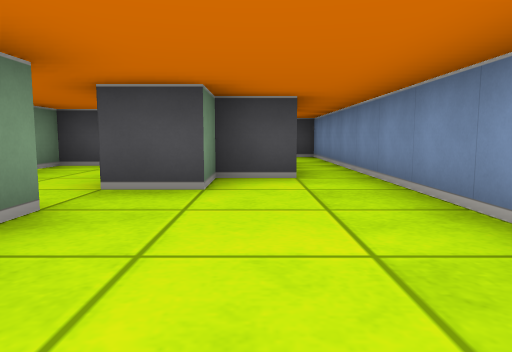
View 1 (above)

17 first-person views from a walk through a cub3D ray-caster map. The camera is about half as high as the walls, tilts 6° down and sees 70° across. The floor is counted in squares. Each view is taken from the middle of a square. On the plan, view 1 faces up. The plan holds only what a view shows up to about 9 squares ahead; the rest is blank.

View 2
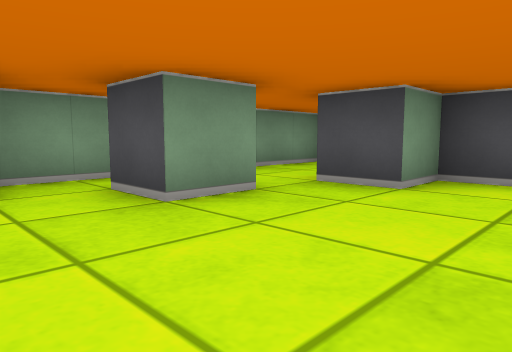

View 3
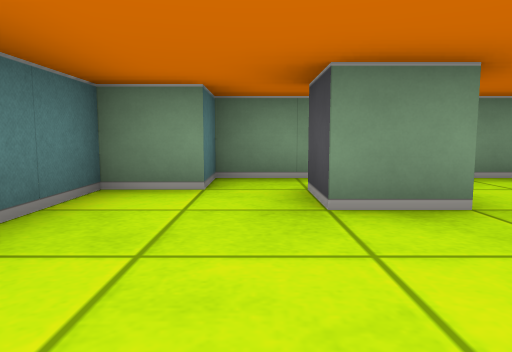

View 4
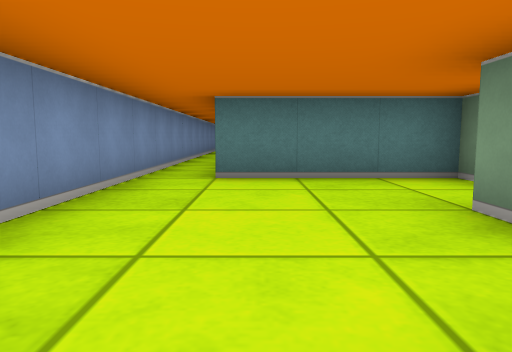

View 5
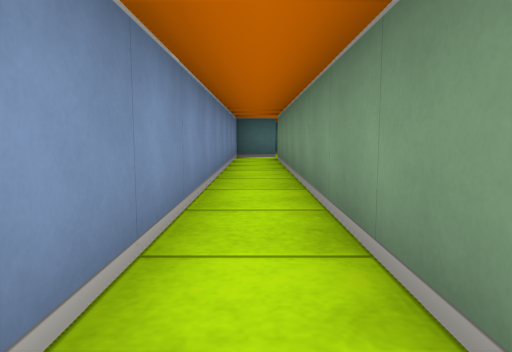

View 6
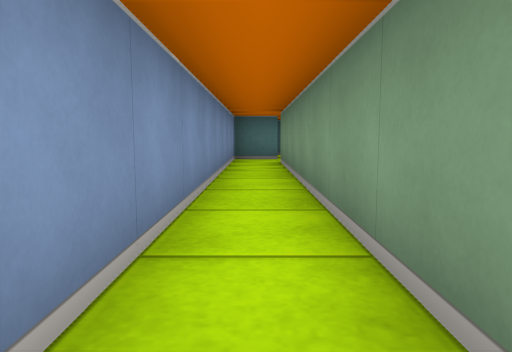

View 7
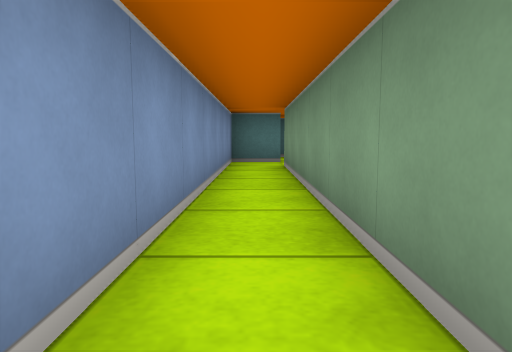

View 8
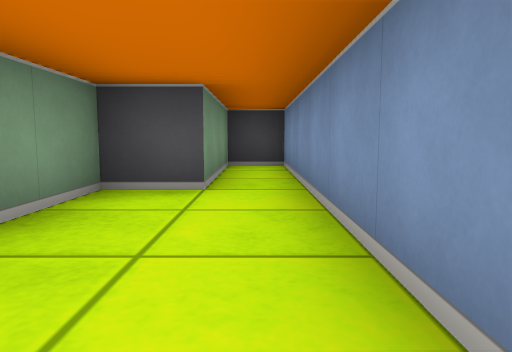

View 9
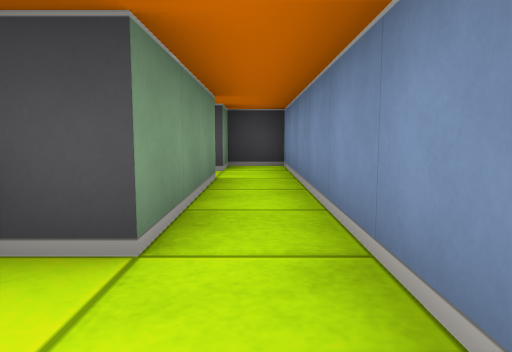

View 10
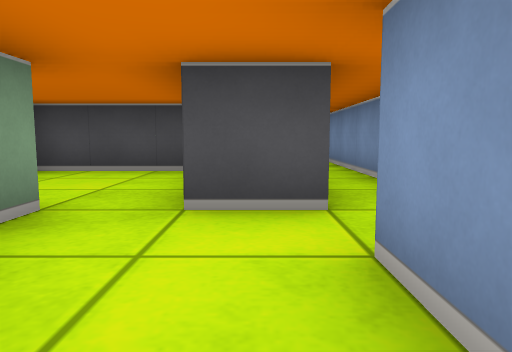

View 11
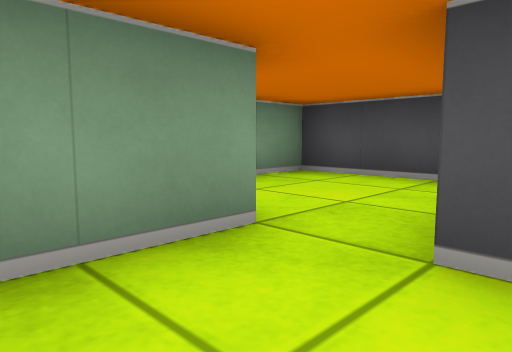

View 12
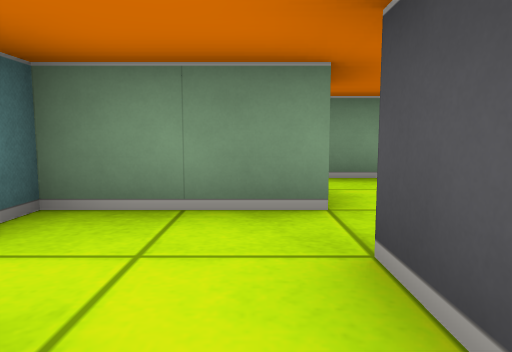

View 13
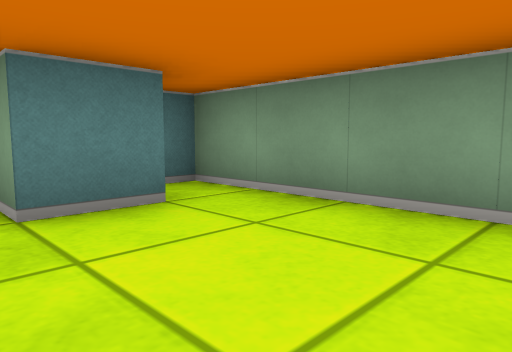

View 14
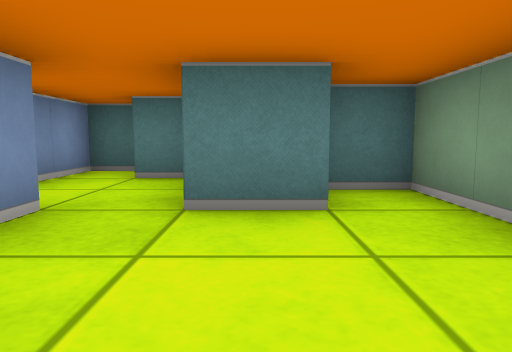

View 15
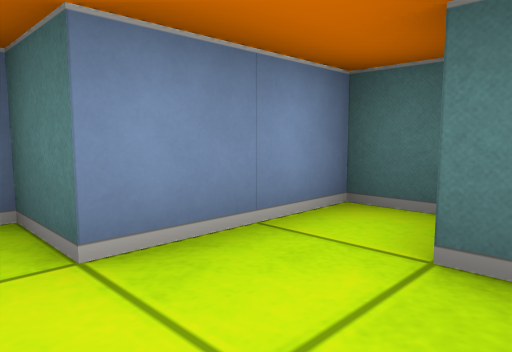

View 16
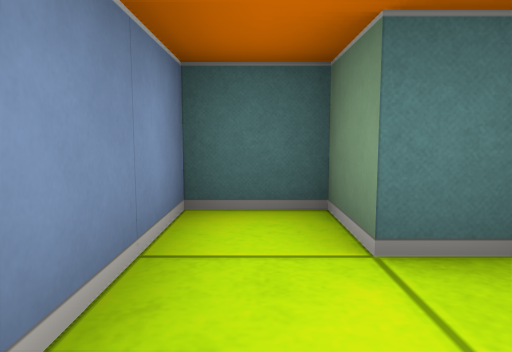

View 17
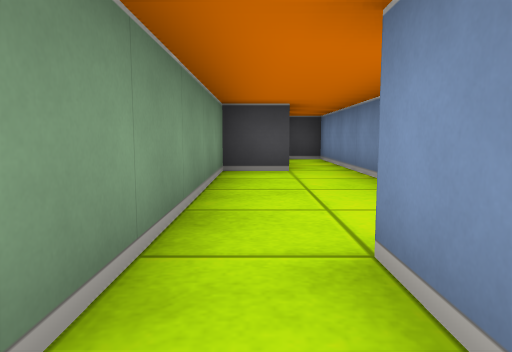

### Floor plan
Ten units are one square. View 1 is at (0, 0); x grows to the right and y downward. Boxes are objects, and circles mark ways between rooms. Rooms are numbered by the first view taken in them; rooms with no view inside come last. Other rooms are left out.
<svg viewBox="-40 -100 60 230">
<path fill="none" stroke="#000" d="M-15 -26 -15 -15 -25 -15 -25 -25M5 16 5 95M5 -45 -5 -45 -5 -35 -15 -35 -15 -95 -25 -95 -25 -65 -35 -65 -35 -5 -25 -5 -25 5 5 5M15 95 15 -45M5 95 -5 95M-15 95 -15 115 -5 115 -5 125 5 125 5 105 15 105 15 95M-26 95 -15 95M-10 65 -35 65 -35 105 -26 105M-5 95 -5 90M5 -75 5 -45M15 -45 15 -95 5 -95 5 -85"/>
<circle cx="10" cy="100" r="3" fill="#2a7"/>
<circle cx="10" cy="-50" r="3" fill="#2a7"/>
<circle cx="-10" cy="100" r="3" fill="#2a7"/>
<text x="-10" y="-10">1</text>
<text x="0" y="110">2</text>
<text x="-20" y="80">3</text>
<text x="10" y="-70">4</text>
</svg>
Room 1 opens to room 2. Room 1 opens to room 4. Room 2 opens to room 3.

Where each view was taken, in squares from view 1:
view 1: 0 up, 0 right, facing up
view 2: 0 up, 1 right, facing up-left
view 3: 1 up, 1 right, facing left
view 4: 4 up, 0 right, facing down
view 5: 1 down, 1 right, facing down
view 6: 2 down, 1 right, facing down
view 7: 3 down, 1 right, facing down
view 8: 3 up, 2 left, facing up
view 9: 3 up, 1 right, facing up
view 10: 12 down, 0 right, facing up
view 11: 11 down, 0 right, facing up-left
view 12: 10 down, 1 right, facing left
view 13: 7 down, 1 left, facing down-left
view 14: 7 down, 2 left, facing down
view 15: 10 down, 1 left, facing down-right
view 16: 10 down, 0 right, facing down
view 17: 1 up, 3 left, facing up
